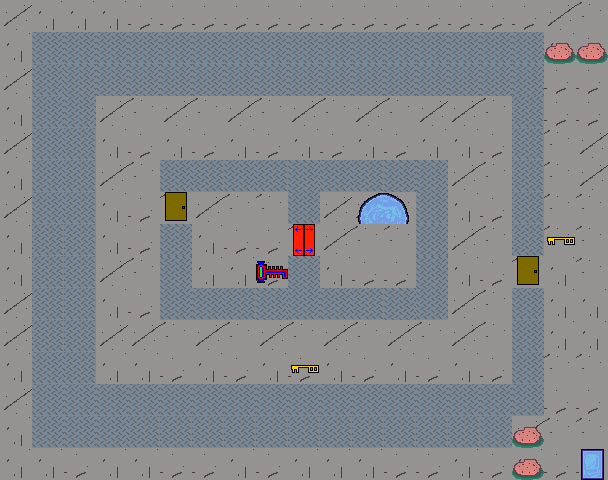

Below is a game level as drawn by its tile map, then a one-line description and the .tmx that defines it (tile-layer data replaced by summaries):
An orthogonal 19x15 tile map with 32x32 px tiles, 2 tile layers (Terrain, Objects), 11 tilesets.

<map version="1.0" orientation="orthogonal" renderorder="right-down" width="19" height="15" tilewidth="32" tileheight="32" nextobjectid="1">
 <tileset firstgid="1" name="grass" tilewidth="32" tileheight="32">
  <image source="grass.png" width="96" height="32" />
 </tileset>
 <tileset firstgid="4" name="Wall" tilewidth="32" tileheight="32">
  <image source="Wall.png" width="32" height="32" />
  <tile id="0">
   <properties>
    <property name="blocked" value="" />
   </properties>
  </tile>
 </tileset>
 <tileset firstgid="5" name="Key" tilewidth="32" tileheight="32">
  <image source="Key.png" width="32" height="32" />
  <tile id="0">
   <properties>
    <property name="item" value="" />
    <property name="key" value="" />
   </properties>
  </tile>
 </tileset>
 <tileset firstgid="6" name="DoorClosed" tilewidth="32" tileheight="32">
  <image source="DoorClosed.png" width="32" height="32" />
  <tile id="0">
   <properties>
    <property name="door" value="" />
   </properties>
  </tile>
 </tileset>
 <tileset firstgid="7" name="Warpgate" tilewidth="32" tileheight="32">
  <image source="Warpgate.png" width="192" height="64" />
  <tile id="0">
   <properties>
    <property name="end" value="1" />
   </properties>
  </tile>
  <tile id="1">
   <properties>
    <property name="end" value="1" />
   </properties>
  </tile>
  <tile id="2">
   <properties>
    <property name="end" value="2" />
   </properties>
  </tile>
  <tile id="3">
   <properties>
    <property name="end" value="2" />
   </properties>
  </tile>
  <tile id="4">
   <properties>
    <property name="end" value="3" />
   </properties>
  </tile>
  <tile id="5">
   <properties>
    <property name="end" value="3" />
   </properties>
  </tile>
  <tile id="6">
   <properties>
    <property name="end" value="1" />
   </properties>
  </tile>
  <tile id="7">
   <properties>
    <property name="end" value="1" />
   </properties>
  </tile>
  <tile id="8">
   <properties>
    <property name="end" value="2" />
   </properties>
  </tile>
  <tile id="9">
   <properties>
    <property name="end" value="2" />
   </properties>
  </tile>
  <tile id="10">
   <properties>
    <property name="end" value="3" />
   </properties>
  </tile>
  <tile id="11">
   <properties>
    <property name="end" value="3" />
   </properties>
  </tile>
 </tileset>
 <tileset firstgid="19" name="SmallRock" tilewidth="32" tileheight="32">
  <image source="SmallRock.png" width="32" height="32" />
  <tile id="0">
   <properties>
    <property name="blocked" value="" />
   </properties>
  </tile>
 </tileset>
 <tileset firstgid="20" name="StartWarpgate" tilewidth="32" tileheight="32">
  <image source="StartWarpgate.png" width="96" height="32" />
  <tile id="0">
   <properties>
    <property name="start" value="1" />
   </properties>
  </tile>
  <tile id="1">
   <properties>
    <property name="start" value="2" />
   </properties>
  </tile>
  <tile id="2">
   <properties>
    <property name="start" value="3" />
   </properties>
  </tile>
 </tileset>
 <tileset firstgid="23" name="SpecialDoor" tilewidth="32" tileheight="32">
  <image source="SpecialDoor.png" width="64" height="32" />
  <tile id="0">
   <properties>
    <property name="finaldoor" value="1" />
   </properties>
  </tile>
  <tile id="1">
   <properties>
    <property name="finaldoor" value="2" />
   </properties>
  </tile>
 </tileset>
 <tileset firstgid="25" name="SpecialKey" tilewidth="32" tileheight="32">
  <image source="SpecialKey.png" width="32" height="32" />
  <tile id="0">
   <properties>
    <property name="item" value="" />
    <property name="keyfinal" value="" />
   </properties>
  </tile>
 </tileset>
 <tileset firstgid="26" name="MetalWall" tilewidth="32" tileheight="32">
  <image source="MetalWall.png" width="64" height="64" />
  <tile id="0">
   <properties>
    <property name="blocked" value="" />
   </properties>
  </tile>
  <tile id="1">
   <properties>
    <property name="blocked" value="" />
   </properties>
  </tile>
  <tile id="2">
   <properties>
    <property name="blocked" value="" />
   </properties>
  </tile>
  <tile id="3">
   <properties>
    <property name="blocked" value="" />
   </properties>
  </tile>
 </tileset>
 <tileset firstgid="30" name="ConcreteWall" tilewidth="32" tileheight="32">
  <image source="ConcreteWall.png" width="64" height="64" />
 </tileset>
 <layer name="Terrain" width="19" height="15">
  <data>[285 cells, 285 non-empty, 4 distinct tile ids]</data>
 </layer>
 <layer name="Objects" width="19" height="15">
  <data>[285 cells, 129 non-empty, 13 distinct tile ids]</data>
 </layer>
</map>